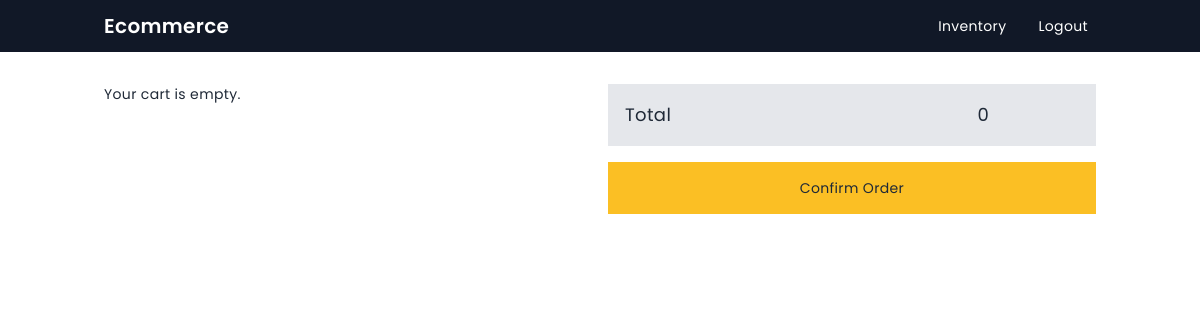
/cart/ (signed in), run on an earlier commit of the app's database.
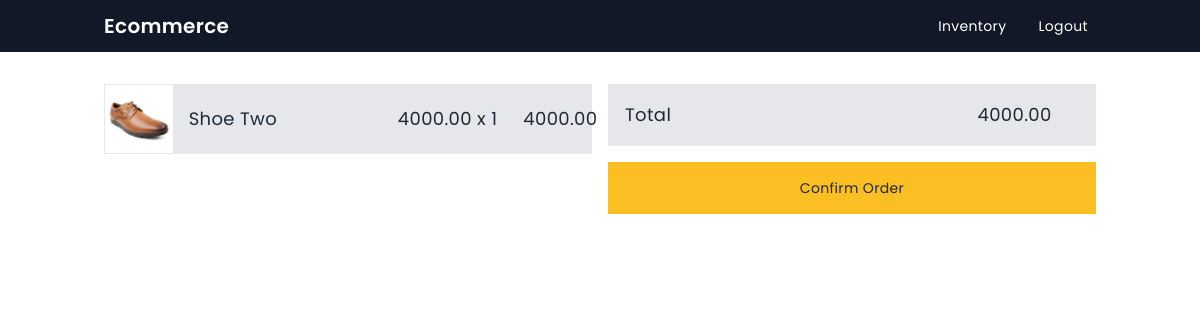
And on a later commit of the database.
### cart/models.py (models this page shows)
class Cart(models.Model):
    user = models.ForeignKey(User, on_delete=models.CASCADE, related_name="user_cart")
    def get_total(self):
        total = 0
        for item in self.cart_item_cart.all():
            total += item.product.price * item.quantity
        return total

class CartItem(models.Model):
    product = models.ForeignKey(Product, on_delete=models.CASCADE, related_name="cart_item_product")
    cart = models.ForeignKey(Cart, on_delete=models.CASCADE, related_name="cart_item_cart")
    quantity = models.PositiveIntegerField(default=1)

### product/models.py (models this page shows)
class Product(models.Model):
    name = models.CharField(max_length=255)
    image = models.ImageField(upload_to="product")
    price = models.DecimalField(max_digits=10, decimal_places=2)
    seller = models.ForeignKey(User, on_delete=models.CASCADE, related_name='products_seller')

### cart/views.py (the view)
# urls.py: path('', cartView, name='cart'),
def cartView(request):
    cart = get_object_or_404(Cart, user=request.user)
    cart_items = CartItem.objects.filter(cart=cart)
    context = {
        'cart': cart,
        'cart_items': cart_items,
    }
    return render(request, 'cart.html', context)

### cart/templatetags/math_filters.py (called while the page is built)
@register.filter
def multiply(value, arg):
    return value * arg

### templates/cart.html
{% extends "base.html" %}
{% load math_filters %}
{% load static %}
{% block body_block %}
    <div class="grid grid-cols-2 gap-4 mt-4">
        <div class="flex flex-col gap-4">
            {% for product in cart_items %}
                <div class="bg-gray-200 border grid grid-cols-12 gap-4 items-center">
                    <img src="{{ product.product.image.url }}" alt="" class="object-cover w-full col-span-2">
                    <h3 class="text-lg col-span-5">{{ product.product.name }}</h3>
                    <h3 class="text-lg col-span-3">{{ product.product.price }} x {{ product.quantity }}</h3>
                    <h3 class="text-lg col-span-2">{{ product.product.price|multiply:product.quantity }}</h3>
                </div>
            {% empty %}
                <p>Your cart is empty.</p>
            {% endfor %}
        </div>
        <div class="flex flex-col gap-4">
            <div class="bg-gray-200 border grid grid-cols-12 gap-4 items-center p-4">
                <h3 class="text-lg col-span-9">Total</h3>
                <h3 class="text-lg col-span-3">{{ cart.get_total }}</h3>
            </div>
            <a href="{% url 'cart:confirm_order' %}" class="bg-yellow-400 hover:bg-yellow-500 text-center p-4 ">Confirm
                Order</a>
        </div>
    </div>
{% endblock %}

### templates/base.html (shortened to what this page needs)
{% load static %}
<!DOCTYPE html>
<html lang="en">
<head>
    <link href="https://unpkg.com/tailwindcss@^2/dist/tailwind.min.css" rel="stylesheet">
</head>
<body class="text-gray-800 text-sm transition tracking-wide bg-white text-white dark:bg-slate-900 dark:text-white"
      style="font-family: 'Poppins', sans-serif;">
{% include 'header.html' %}
<div class="container mx-auto px-4 my-8">
    {% block body_block %}
    {% endblock %}
</div>
</body>
</html>

### templates/header.html
{% load static %}
{% load i18n %}
<div class="flex w-full bg-gray-900 py-3">
    <div class="container mx-auto px-4">
        <div class="flex justify-between text-white">
            <a href="{% url "ecommerce:index" %}" class="font-semibold text-xl">Ecommerce</a>
            <div class="flex gap-4 text-md">
                {% if user.is_authenticated %}
                    {% if user.user_type == "seller" %}
                        <a class="px-2 p-1 hover:bg-gray-200 active:bg-gray-300" href="{% url 'product:inventory' %}">Inventory</a>
                    {% else %}
                        <a class="px-2 p-1 hover:bg-gray-200 active:bg-gray-300"
                           href="{% url 'cart:cart' %}">Cart</a>
                    {% endif %}
                    <a href="{% url 'user:logout' %}"
                       class="px-2 p-1 hover:bg-gray-200 active:bg-gray-300">Logout</a>
                {% else %}
                    <a href="{% url 'user:login' %}"
                       class="px-2 p-1 hover:bg-gray-200 active:bg-gray-300">Login</a>
                {% endif %}
            </div>
        </div>
    </div>
</div>

What changed in the data, as far as the page shows it:
added CartItem: product.image (picture), product.name "Shoe Two", product.price "4000.00", quantity "1", product.price|multiply "4000.00"
computed for Cart: get_total "0" → "4000.00"
Also different on the page:
text no longer shown: "Your cart is empty."
